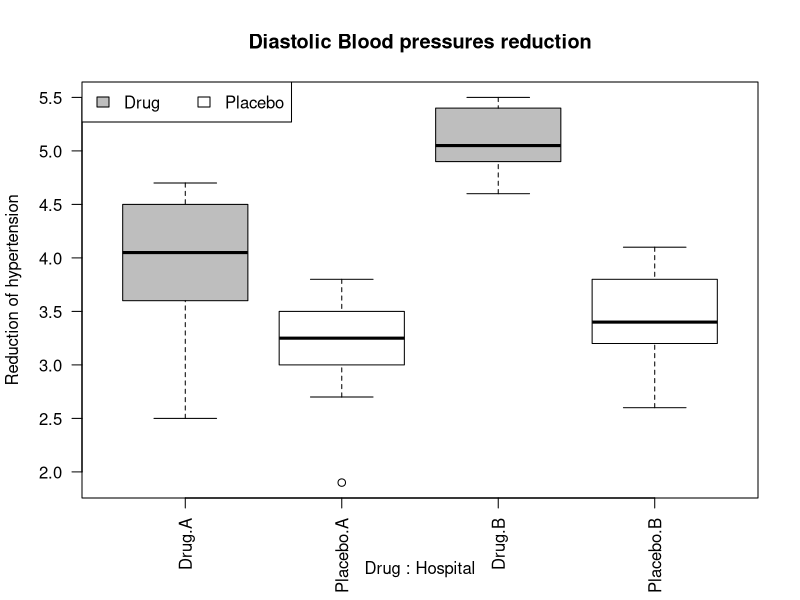

Here is the R script that generated this plot:
# Assignment1 Q4
# Due: 4pm Thursday, 29/10/15

#setwd("~/Studies/Newcastle/MAS8401/R_Practicals/Assignment1")
rm (list=ls())

#
data = read.csv("A1Q4.csv", header=TRUE)
data

colors=c("grey", "white")
boxplot (Reduction~Drug+Hospital, data=data, col = colors, las = 2, main="Diastolic Blood pressures reduction", 
         ylab="Reduction of hypertension")
legend("topleft", c("Drug", "Placebo"), fill=colors, horiz=TRUE)
